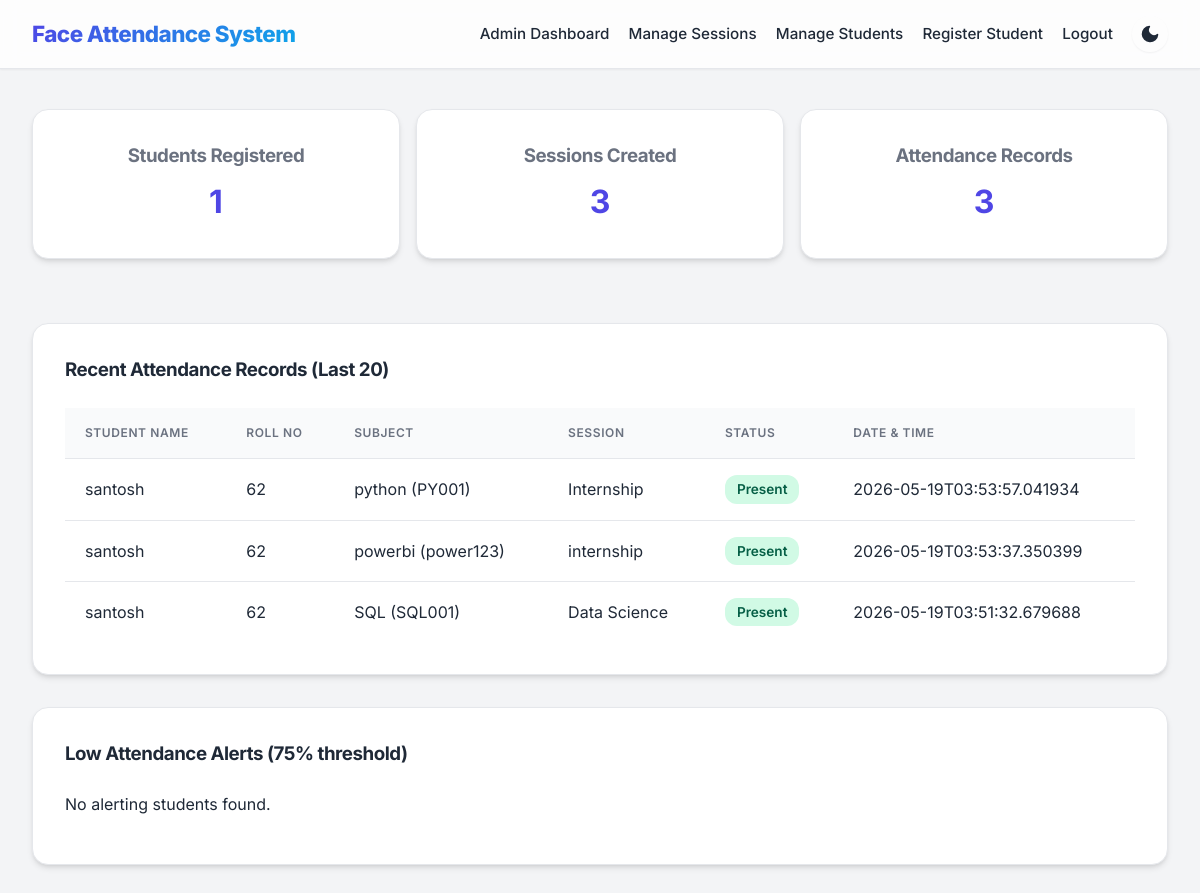
Screenshot of /admin/dashboard (signed in) with the database file from the repository.
### tables this page shows
CREATE TABLE attendance(
        id INTEGER PRIMARY KEY,
        student_id INTEGER,
        session_id INTEGER,
        status TEXT,
        timestamp TEXT,
        note TEXT,
        FOREIGN KEY(student_id) REFERENCES students(id),
        FOREIGN KEY(session_id) REFERENCES sessions(id)
    );

CREATE TABLE students(
        id INTEGER PRIMARY KEY,
        name TEXT,
        roll_no TEXT,
        branch TEXT,
        semester TEXT,
        photo_count INTEGER DEFAULT 0
    , password TEXT);

CREATE TABLE subjects(
        id INTEGER PRIMARY KEY,
        name TEXT,
        code TEXT
    );

### app.py (the view)
@app.route('/admin/dashboard')
def admin_dashboard():
    if not session.get('admin_user'):
        return redirect(url_for('login'))
    student_count = query_db('SELECT COUNT(*) as count FROM students', one=True)['count']
    session_count = query_db('SELECT COUNT(*) as count FROM sessions', one=True)['count']
    attendance_count = query_db('SELECT COUNT(*) as count FROM attendance', one=True)['count']
    attendance_records = query_db('''
        SELECT a.id, a.status, a.timestamp, a.note,
               s.name as student_name, s.roll_no,
               ses.title as session_title, ses.date as session_date, ses.time as session_time,
               sub.name as subject_name, sub.code as subject_code
        FROM attendance a
        LEFT JOIN students s ON a.student_id = s.id
        LEFT JOIN sessions ses ON a.session_id = ses.id
        LEFT JOIN subjects sub ON ses.subject_id = sub.id
        ORDER BY a.timestamp DESC
        LIMIT 20
    ''')
    low_alerts = []
    threshold = 75
    students = query_db('SELECT * FROM students')
    for student in students:
        total = query_db('SELECT COUNT(*) as count FROM attendance WHERE student_id=?', (student['id'],), one=True)['count']
        present = query_db('SELECT COUNT(*) as count FROM attendance WHERE student_id=? AND status=?', (student['id'], 'Present'), one=True)['count']
        percentage = (present / total * 100) if total > 0 else 0
        if percentage < threshold:
            low_alerts.append({'name': student['name'], 'roll_no': student['roll_no'], 'percentage': round(percentage, 1)})
    return render_template('admin_dashboard.html',
                         students=student_count,
                         sessions=session_count,
                         attendance=attendance_count,
                         attendance_records=attendance_records,
                         low_alerts=low_alerts,
                         threshold=threshold)

### app.py (called while the page is built)
def get_db_connection():
    conn = sqlite3.connect(DATABASE_PATH)
    conn.row_factory = sqlite3.Row
    return conn

def query_db(query, args=(), one=False):
    conn = get_db_connection()
    cursor = conn.execute(query, args)
    rows = cursor.fetchall()
    conn.close()
    return rows[0] if one and rows else rows

@app.before_request
def restrict_access():
    allowed_routes = ['home', 'login', 'student_login', 'student_register', 'static', 'test_image', 'get_active_sessions']
    if request.endpoint in allowed_routes or not request.endpoint:
        return
    if request.path.startswith('/admin/'):
        if session.get('user_type') != 'admin':
            flash('Admin access required', 'error')
            return redirect(url_for('login'))
    if request.path.startswith('/student/'):
        protected_student_routes = ['student_history', 'student_attend']
        if request.endpoint in protected_student_routes and session.get('user_type') != 'student':
            flash('Student login required', 'error')
            return redirect(url_for('student_login'))

### templates/admin_dashboard.html (shortened to what this page needs)
{% extends 'base.html' %}
{% block content %}
<div class="dashboard-grid">
    <a href="{{ url_for('admin_students') }}" style="text-decoration: none;">
        <div class="card info-card">
            <h3>Students Registered</h3>
            <p>{{ students }}</p>
        </div>
    </a>
    <a href="{{ url_for('admin_sessions') }}" style="text-decoration: none;">
        <div class="card info-card">
            <h3>Sessions Created</h3>
            <p>{{ sessions }}</p>
        </div>
    </a>
    <div class="card info-card">
        <h3>Attendance Records</h3>
        <p>{{ attendance }}</p>
    </div>
</div>
<div class="card">
    <h3>Recent Attendance Records (Last 20)</h3>
    {% if attendance_records %}
    <table>
        <thead>
            <tr>
                <th>Student Name</th>
                <th>Roll No</th>
                <th>Subject</th>
                <th>Session</th>
                <th>Status</th>
                <th>Date & Time</th>
            </tr>
        </thead>
        <tbody>
            {% for record in attendance_records %}
            <tr>
                <td>{{ record.student_name }}</td>
                <td>{{ record.roll_no }}</td>
                <td>{{ record.subject_name }} ({{ record.subject_code }})</td>
                <td>{{ record.session_title }}</td>
                <td>
                    <span class="status-badge {{ 'status-present' if record.status == 'Present' else 'status-absent' }}">
                        {{ record.status }}
                    </span>
                </td>
                <td>{{ record.timestamp }}</td>
            </tr>
            {% endfor %}
        </tbody>
    </table>
    {% else %}
    <p>No attendance records found.</p>
    {% endif %}
</div>
<div class="card">
    <h3>Low Attendance Alerts ({{ threshold }}% threshold)</h3>
    {% if low_alerts %}
    <table>
        <thead><tr><th>Name</th><th>Roll No</th><th>Attendance %</th></tr></thead>
        <tbody>
            {% for alert in low_alerts %}
            <tr><td>{{ alert.name }}</td><td>{{ alert.roll_no }}</td><td>{{ alert.percentage }}</td></tr>
            {% endfor %}
        </tbody>
    </table>
    {% else %}
    <p>No alerting students found.</p>
    {% endif %}
</div>
{% endblock %}

### templates/base.html (shortened to what this page needs)
<!DOCTYPE html>
<html lang="en">
<head>
    <link rel="stylesheet" href="/static/styles.css">
</head>
<body>
    <header class="topbar">
        <div class="brand">Face Attendance System</div>
        <nav>
            {% if session.user_type == 'admin' %}
            <a href="{{ url_for('admin_dashboard') }}">Admin Dashboard</a>
            <a href="{{ url_for('admin_sessions') }}">Manage Sessions</a>
            <a href="{{ url_for('admin_students') }}">Manage Students</a>
            <a href="{{ url_for('student_register') }}">Register Student</a>
            <a href="{{ url_for('logout') }}">Logout</a>
            {% elif session.user_type == 'student' %}
            <a href="{{ url_for('student_login') }}">Attendance</a>
            <a href="{{ url_for('student_history') }}">My History</a>
            <a href="{{ url_for('logout') }}">Logout</a>
            {% else %}
            <a href="{{ url_for('home') }}">Home</a>
            <a href="{{ url_for('login') }}">Admin Login</a>
            <a href="{{ url_for('student_login') }}">Student Login</a>
            <a href="{{ url_for('student_register') }}">Student Registration</a>
            {% endif %}
            <button class="theme-toggle" id="theme-toggle" aria-label="Toggle Dark Mode">
                <svg id="theme-icon" xmlns="http://www.w3.org/2000/svg" viewBox="0 0 24 24">
                </svg>
            </button>
        </nav>
    </header>
    <main class="page-container">
        {% block content %}{% endblock %}
    </main>
</body>
</html>

### static/styles.css (style rules this page uses)
:root { --bg: #f3f4f6; --card: #ffffff; --text: #1f2937; --muted: #6b7280; --primary: #4f46e5; --primary-hover: #4338ca; --accent: #0ea5e9; --accent-hover: #0284c7; --danger: #ef4444; --danger-hover: #dc2626; --border: #e5e7eb; --shadow-sm: 0 1px 2px 0 rgb(0 0 0 / 0.05); --shadow-md: 0 4px 6px -1px rgb(0 0 0 / 0.1), 0 2px 4px -2px rgb(0 0 0 / 0.1); --shadow-lg: 0 10px 15px -3px rgb(0 0 0 / 0.1), 0 4px 6px -4px rgb(0 0 0 / 0.1); --nav-bg: rgba(255, 255, 255, 0.8); --input-bg: #f9fafb; }
* { box-sizing: border-box; }
body { margin: 0; font-family: 'Inter', -apple-system, BlinkMacSystemFont, "Segoe UI", Roboto, Helvetica, Arial, sans-serif; background: var(--bg); color: var(--text); line-height: 1.5; transition: background-color 0.3s ease, color 0.3s ease; }
.topbar { display: flex; align-items: center; justify-content: space-between; padding: 1rem 2rem; background: var(--nav-bg); backdrop-filter: blur(10px); border-bottom: 1px solid var(--border); position: sticky; top: 0; z-index: 50; box-shadow: var(--shadow-sm); }
.topbar .brand { font-weight: 800; font-size: 1.4rem; background: linear-gradient(135deg, var(--primary), var(--accent)); -webkit-background-clip: text; -webkit-text-fill-color: transparent; letter-spacing: -0.025em; }
.topbar nav { display: flex; align-items: center; gap: 1.2rem; flex-wrap: wrap; justify-content: flex-end; }
.topbar nav a { text-decoration: none; color: var(--text); font-weight: 500; font-size: 0.95rem; transition: color 0.2s ease; }
.theme-toggle { background: transparent; border: none; color: var(--text); cursor: pointer; padding: 0.5rem; display: flex; align-items: center; justify-content: center; border-radius: 50%; transition: background-color 0.2s ease, transform 0.2s ease; }
.theme-toggle svg { width: 20px; height: 20px; fill: currentColor; }
.page-container { padding: 2.5rem 2rem; max-width: 1200px; margin: 0 auto; }
.card { background: var(--card); border: 1px solid var(--border); border-radius: 16px; padding: 2rem; margin-bottom: 2rem; box-shadow: var(--shadow-md); transition: transform 0.2s ease, box-shadow 0.2s ease; }
.card h2, .card h3 { margin-top: 0; margin-bottom: 1.5rem; color: var(--text); font-weight: 700; letter-spacing: -0.025em; }
::placeholder { color: var(--muted); opacity: 0.8; }
button, .button { display: inline-block; border: none; background: var(--primary); color: #ffffff; padding: 0.75rem 1.5rem; border-radius: 10px; cursor: pointer; font-weight: 600; font-size: 1rem; font-family: inherit; text-align: center; text-decoration: none; transition: background-color 0.2s ease, transform 0.1s ease, box-shadow 0.2s ease; box-shadow: var(--shadow-sm); }
table { width: 100%; border-collapse: collapse; background: var(--card); }
table th, table td { padding: 1rem 1.25rem; border-bottom: 1px solid var(--border); text-align: left; }
table th { background: var(--input-bg); font-weight: 600; color: var(--muted); text-transform: uppercase; font-size: 0.75rem; letter-spacing: 0.05em; }
table tr:last-child td { border-bottom: none; }
.status-badge { display: inline-flex; align-items: center; padding: 0.25rem 0.75rem; border-radius: 9999px; font-size: 0.875rem; font-weight: 600; white-space: nowrap; }

### templates/admin_dashboard.html (style rules this page uses)
.dashboard-grid { display: grid; grid-template-columns: repeat(auto-fit, minmax(200px, 1fr)); gap: 1rem; margin-bottom: 2rem; }
.info-card { text-align: center; }
.info-card h3 { margin: 0 0 0.5rem 0; color: var(--muted); }
.info-card p { font-size: 2rem; font-weight: 700; margin: 0; color: var(--primary); }
.status-badge { padding: 0.25rem 0.75rem; border-radius: 12px; font-size: 0.85rem; font-weight: 600; }
.status-present { background: #d1fae5; color: #065f46; }

### rows the page displays
attendance: student_name "santosh", roll_no "62", subject_name "python", subject_code "PY001", session_title "Internship", status "Present", timestamp "2026-05-19T03:53:57.041934"
attendance: student_name "santosh", roll_no "62", subject_name "powerbi", subject_code "power123", session_title "internship", status "Present", timestamp "2026-05-19T03:53:37.350399"
attendance: student_name "santosh", roll_no "62", subject_name "SQL", subject_code "SQL001", session_title "Data Science", status "Present", timestamp "2026-05-19T03:51:32.679688"

### other values shown
{{ students }} "1"
{{ sessions }} "3"
{{ attendance }} "3"
{{ threshold }} "75"
